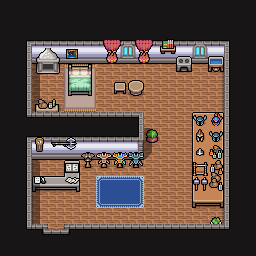

The image is a tile-based game level rendered from a .tmx file. Its description and complete source (layers, tilesets, objects, tile grids) follow:
An orthogonal 16x16 tile map with 16x16 px tiles, 9 tile layers (0, 1, 2, 3, ...), 5 tilesets.

<map version="2017.05.26" orientation="orthogonal" renderorder="right-down" width="16" height="16" tilewidth="16" tileheight="16" nextobjectid="1">
 <tileset firstgid="1" source="../Set_C_Interiors.tsx" />
 <tileset firstgid="257" source="../Set_D_Interiors.tsx" />
 <tileset firstgid="513" source="../Set_E_Grand_Town1.tsx" />
 <tileset firstgid="769" source="../Set_F_Tables.tsx" />
 <tileset firstgid="1025" source="../Set_G_Carpet.tsx" />
 <layer name="0" width="16" height="16">
  <data encoding="csv">
0,0,0,0,0,0,0,0,0,0,0,0,0,0,0,0,
0,0,0,0,0,0,0,0,0,0,0,0,0,0,0,0,
0,0,0,0,0,0,0,0,0,0,0,0,0,0,0,0,
0,0,0,0,0,0,0,0,0,0,0,0,0,0,0,0,
0,0,698,698,698,698,698,698,698,698,698,698,698,699,0,0,
0,0,698,698,698,698,698,698,698,698,698,698,698,699,0,0,
0,0,698,698,698,698,698,698,698,698,698,698,698,699,0,0,
0,0,0,0,0,0,0,0,0,698,698,698,698,699,0,0,
0,0,0,0,0,0,0,0,0,698,698,698,698,699,0,0,
0,0,0,0,0,0,0,0,0,698,698,698,698,699,0,0,
0,0,697,698,698,698,698,698,698,698,698,698,698,699,0,0,
0,0,697,698,698,698,698,698,698,698,698,698,698,699,0,0,
0,0,697,698,698,698,698,698,698,698,698,698,698,699,0,0,
0,0,697,698,698,698,698,698,698,698,698,698,698,699,0,0,
0,0,0,698,0,0,0,0,0,0,0,0,0,0,0,0,
0,0,0,0,0,0,0,0,0,0,0,0,0,0,0,0
</data>
 </layer>
 <layer name="1" width="16" height="16">
  <data encoding="csv">
0,0,0,0,0,0,0,0,0,0,0,0,0,0,0,0,
0,0,0,0,0,0,0,0,0,0,0,0,0,0,0,0,
0,0,0,0,0,0,0,0,0,0,0,0,0,0,0,0,
0,0,0,0,0,0,0,0,0,0,0,0,0,0,0,0,
0,0,0,0,1041,1043,0,0,0,0,0,0,0,0,0,0,
0,0,0,0,1057,1059,0,0,0,0,0,0,0,0,0,0,
0,0,0,0,1073,1075,0,0,0,0,0,0,0,0,0,0,
0,0,0,0,0,0,0,0,0,0,0,0,0,0,0,0,
0,0,0,0,0,0,0,0,0,0,0,0,0,0,0,0,
0,0,0,0,0,0,0,0,0,0,0,0,0,0,0,0,
0,0,0,0,0,0,0,0,0,0,0,0,0,0,0,0,
0,0,0,0,0,0,1094,1095,1096,0,0,0,0,0,0,0,
0,0,0,0,0,0,1126,1127,1128,0,0,0,0,0,0,0,
0,0,0,0,0,0,0,0,0,0,0,0,0,0,0,0,
0,0,0,0,0,0,0,0,0,0,0,0,0,0,0,0,
0,0,0,0,0,0,0,0,0,0,0,0,0,0,0,0
</data>
 </layer>
 <layer name="2" width="16" height="16">
  <data encoding="csv">
0,0,0,0,0,0,0,0,0,0,0,0,0,0,0,0,
0,0,0,0,0,0,0,0,0,0,0,0,0,0,0,0,
0,0,0,0,0,0,0,0,0,0,0,0,0,0,0,0,
0,0,0,0,0,0,0,0,0,0,0,0,0,0,0,0,
0,0,0,0,0,0,0,0,0,0,0,0,0,0,0,0,
0,0,0,0,0,0,0,0,0,0,0,0,0,0,0,0,
0,0,0,0,0,0,0,0,0,0,0,0,0,0,0,0,
0,0,0,0,0,0,0,0,0,0,0,0,769,771,0,0,
0,0,0,0,0,0,0,0,0,396,0,0,785,787,0,0,
0,0,0,0,0,0,0,0,0,0,0,0,785,787,0,0,
0,0,0,0,950,0,0,0,0,0,0,0,785,787,0,0,
0,0,945,946,936,0,0,0,0,0,0,0,785,787,0,0,
0,0,0,0,0,0,0,0,0,0,0,0,801,803,0,0,
0,0,0,0,0,0,0,0,0,0,0,0,0,463,0,0,
0,0,0,0,0,0,0,0,0,0,0,0,0,479,0,0,
0,0,0,0,0,0,0,0,0,0,0,0,0,0,0,0
</data>
 </layer>
 <layer name="3" width="16" height="16">
  <data encoding="csv">
0,0,0,0,0,0,0,0,0,0,0,0,0,0,0,0,
0,0,0,0,0,0,0,0,0,0,0,0,0,0,0,0,
0,0,0,0,0,0,0,0,0,0,0,0,0,0,0,0,
0,0,0,0,0,0,0,0,0,0,0,0,0,0,0,0,
0,0,624,0,0,0,0,0,0,0,0,0,0,0,0,0,
0,0,640,0,0,0,0,0,0,0,0,0,0,0,0,0,
0,0,640,0,0,0,0,0,0,0,0,0,0,0,0,0,
0,0,0,0,0,0,0,0,0,0,0,0,0,0,0,0,
0,0,0,0,0,0,0,0,0,624,0,0,0,0,0,0,
0,0,0,0,0,0,0,0,0,656,0,0,0,0,0,0,
0,0,624,0,0,0,0,0,0,0,0,0,0,0,0,0,
0,0,640,0,0,0,0,0,0,0,0,0,0,0,0,0,
0,0,640,0,0,0,0,0,0,0,0,0,0,0,0,0,
0,0,640,0,0,0,0,0,0,0,0,0,0,0,0,0,
0,0,0,0,0,0,0,0,0,0,0,0,0,0,0,0,
0,0,0,0,0,0,0,0,0,0,0,0,0,0,0,0
</data>
 </layer>
 <layer name="4" width="16" height="16">
  <data encoding="csv">
0,0,0,0,0,0,0,0,0,0,0,0,0,0,0,0,
0,0,0,0,0,0,0,0,0,0,0,0,0,0,0,0,
0,0,0,0,0,0,0,0,0,0,0,0,0,0,0,0,
0,0,0,0,0,0,0,0,0,0,0,0,607,608,0,0,
0,0,0,0,0,0,0,0,0,0,0,0,0,0,0,0,
0,0,0,0,0,0,0,0,0,0,0,0,0,0,0,0,
0,0,0,0,0,0,0,0,0,0,0,0,0,0,0,0,
0,0,0,0,0,0,0,0,0,0,0,0,0,0,0,0,
0,0,0,0,0,0,0,0,0,0,0,0,0,0,0,0,
0,0,0,0,0,0,0,0,0,0,0,0,0,0,0,0,
0,0,0,0,0,0,0,0,0,0,0,0,0,0,0,0,
0,0,0,0,0,0,0,0,0,0,0,0,0,0,0,0,
0,0,0,0,0,0,0,0,0,0,0,0,0,0,0,0,
0,0,0,0,0,0,0,0,0,0,0,0,0,0,0,0,
0,0,0,0,0,0,0,0,0,0,0,0,0,0,0,0,
0,0,0,0,0,0,0,0,0,0,0,0,0,0,0,0
</data>
 </layer>
 <layer name="5" width="16" height="16">
  <data encoding="csv">
538,538,538,538,538,538,538,538,538,538,538,538,538,538,538,538,
538,538,538,538,538,538,538,538,538,538,538,538,538,538,538,538,
538,541,542,542,542,542,542,542,542,542,542,542,542,542,540,538,
538,590,574,574,574,574,574,574,574,574,574,574,574,574,589,538,
538,590,0,0,0,0,0,0,0,0,0,0,0,0,589,538,
538,590,0,0,0,0,0,0,0,0,0,0,0,0,589,538,
538,590,0,0,0,0,0,0,0,0,0,0,0,0,589,538,
538,525,526,526,526,526,526,526,523,0,0,0,0,0,589,538,
538,541,542,542,542,542,542,542,555,0,0,0,0,0,589,538,
538,590,574,574,574,574,574,574,587,0,0,0,0,0,589,538,
538,590,0,0,0,0,0,0,0,0,0,0,0,0,589,538,
538,590,0,0,0,0,0,0,0,0,0,0,0,0,589,538,
538,590,0,0,0,0,0,0,0,0,0,0,0,0,589,538,
538,590,0,0,0,0,0,0,0,0,0,0,0,0,589,538,
538,525,573,588,572,526,526,526,526,526,526,526,526,526,524,538,
538,538,538,538,538,538,538,538,538,538,538,538,538,538,538,538
</data>
 </layer>
 <layer name="6" width="16" height="16">
  <data encoding="csv">
0,0,0,0,0,0,0,0,0,0,0,0,0,0,0,0,
0,0,0,0,0,0,0,0,0,0,0,0,0,0,0,0,
0,0,0,0,0,0,0,559,560,0,0,0,527,0,0,0,
0,0,747,748,0,0,0,575,576,0,0,0,543,0,0,0,
0,0,763,764,5,6,0,0,0,0,0,0,0,0,0,0,
0,0,0,0,21,22,0,0,0,0,0,0,0,0,0,0,
0,0,137,138,0,0,0,0,0,0,0,0,0,0,0,0,
0,0,0,0,0,0,0,0,0,0,0,0,0,0,0,0,
0,0,0,0,0,0,0,0,0,0,0,0,0,0,0,0,
0,0,0,0,0,0,0,0,0,0,0,0,0,0,0,0,
0,0,0,0,0,0,0,0,0,0,0,0,0,0,0,0,
0,0,0,0,0,0,0,0,0,0,0,0,0,0,0,0,
0,0,0,0,0,0,0,0,0,0,0,0,0,0,0,0,
0,0,0,0,0,0,0,0,0,0,0,0,0,0,0,0,
0,0,0,0,0,0,0,0,0,0,0,0,0,0,0,0,
0,0,0,0,0,0,0,0,0,0,0,0,0,0,0,0
</data>
 </layer>
 <layer name="7" width="16" height="16">
  <data encoding="csv">
0,0,0,0,0,0,0,0,0,0,0,0,0,0,0,0,
0,0,0,0,0,0,0,0,0,0,0,0,0,0,0,0,
0,0,0,0,0,0,100,99,100,99,0,0,0,0,0,0,
0,0,0,0,0,0,116,115,116,115,0,233,0,235,0,0,
0,0,0,0,0,0,0,0,0,0,0,249,0,251,0,0,
0,0,0,0,0,0,0,204,203,0,0,0,0,0,0,0,
0,0,0,0,0,0,0,0,0,0,0,0,0,0,0,0,
0,0,0,0,0,0,0,0,0,0,0,0,287,271,0,0,
0,0,363,265,266,0,0,0,0,0,0,0,284,287,0,0,
0,0,379,281,282,317,318,319,320,0,0,0,268,262,0,0,
0,0,0,0,405,333,334,335,336,0,0,0,451,278,0,0,
0,0,433,0,435,0,0,0,0,0,0,0,452,294,0,0,
0,0,0,0,0,0,0,0,0,0,0,0,0,0,0,0,
0,0,0,0,0,0,0,0,0,0,0,0,0,0,0,0,
0,0,0,0,0,0,0,0,0,0,0,0,0,0,0,0,
0,0,0,0,0,0,0,0,0,0,0,0,0,0,0,0
</data>
 </layer>
 <layer name="8" width="16" height="16" offsetx="0" offsety="6">
  <data encoding="csv">
0,0,0,0,0,0,0,0,0,0,0,0,0,0,0,0,
0,0,0,0,0,0,0,0,0,0,0,0,0,0,0,0,
0,0,0,0,196,0,0,0,0,0,257,0,0,0,0,0,
0,0,0,0,212,0,0,0,0,0,0,0,0,0,0,0,
0,0,0,0,0,0,0,0,0,0,0,0,0,0,0,0,
0,0,0,0,0,0,0,0,0,0,0,0,0,0,0,0,
0,0,0,0,0,0,0,0,0,0,0,0,0,0,0,0,
0,0,0,0,0,0,0,0,0,0,0,0,0,0,0,0,
0,0,0,0,0,0,0,0,0,0,0,0,0,0,0,0,
0,0,0,0,0,0,0,0,0,0,0,0,0,0,0,0,
0,0,0,0,0,0,0,0,0,0,0,0,0,0,0,0,
0,0,0,0,0,0,0,0,0,0,0,0,0,0,0,0,
0,0,0,0,0,0,0,0,0,0,0,0,0,0,0,0,
0,0,0,0,0,0,0,0,0,0,0,0,0,0,0,0,
0,0,0,0,0,0,0,0,0,0,0,0,0,0,0,0,
0,0,0,0,0,0,0,0,0,0,0,0,0,0,0,0
</data>
 </layer>
</map>
